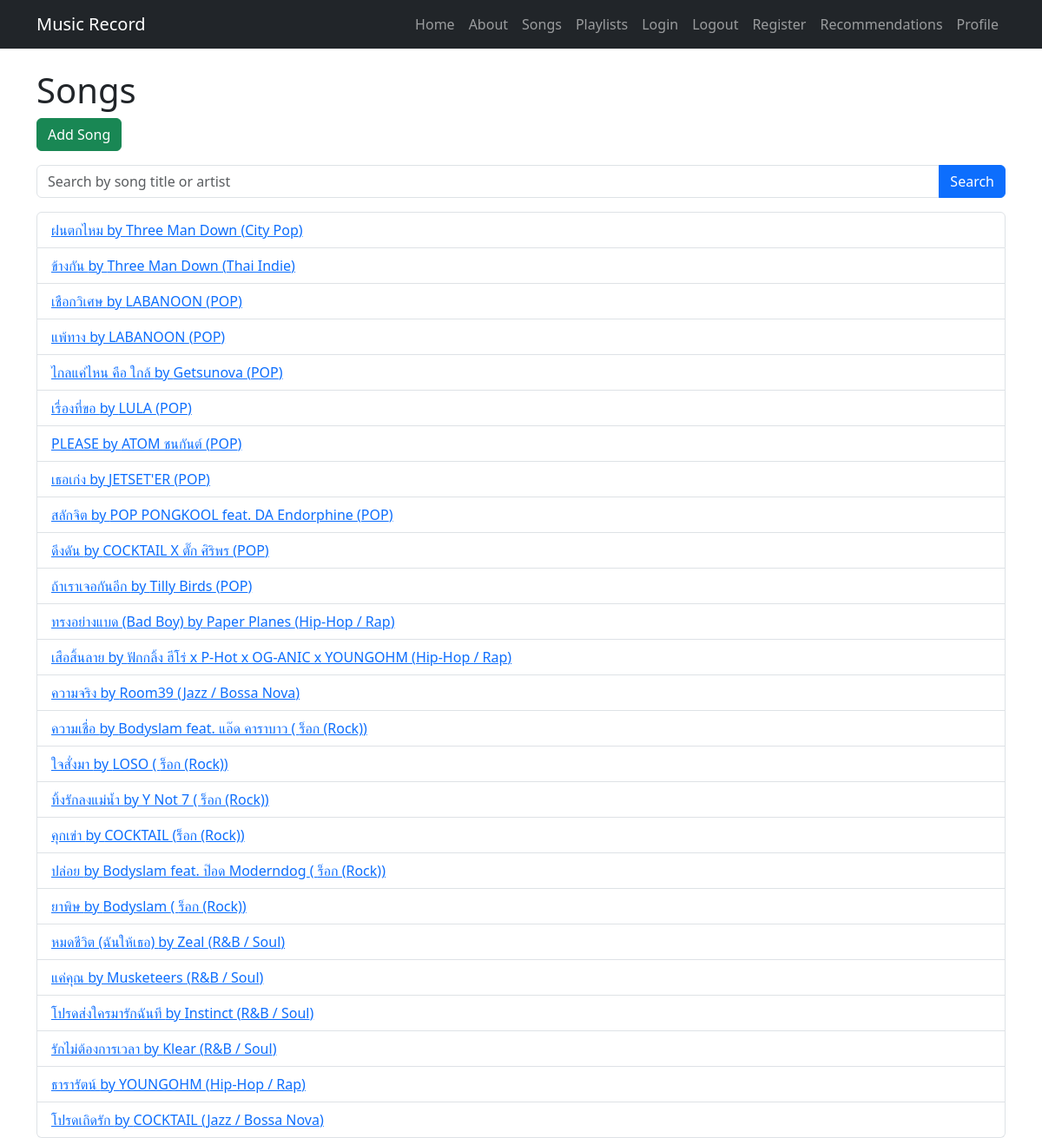
Screenshot of /search with the database file from the repository.
### app/models.py (models this page shows)
class Song(db.Model):
    id = db.Column(db.Integer, primary_key=True)
    title = db.Column(db.String(100), nullable=False)
    artist = db.Column(db.String(100), nullable=False)
    genre = db.Column(db.String(50), nullable=False)
    playlist_id = db.Column(db.Integer, db.ForeignKey('playlist.id'))

### app/routes.py (the view)
@song_routes.route('/search')
def search():
    query = request.args.get('query')  # รับคำค้นหาจาก URL parameter
    if query:
        songs = Song.query.filter(
            (Song.title.contains(query)) | (Song.artist.contains(query))
        ).all()
    else:
        songs = Song.query.all()  # ถ้าไม่มีคำค้นหา ให้แสดงเพลงทั้งหมด
    return render_template('songs.html', songs=songs)

### app/templates/songs.html
{% extends "base.html" %}
{% block content %}
<h1>Songs</h1>
<a href="{{ url_for('song.add_song') }}" class="btn btn-success mb-3">Add Song</a>
<form method="GET" action="{{ url_for('song.search') }}" class="mb-3">
    <div class="input-group">
        <input type="text" name="query" class="form-control" placeholder="Search by song title or artist">
        <button type="submit" class="btn btn-primary">Search</button>
    </div>
</form>
<ul class="list-group">
    {% for song in songs %}
    <li class="list-group-item">
        <a href="{{ url_for('song.song_detail', song_id=song.id) }}">
            {{ song.title }} by {{ song.artist }} ({{ song.genre }})
        </a>
    </li>
    {% endfor %}
</ul>
{% endblock %}

### app/templates/base.html (shortened to what this page needs)
<!DOCTYPE html>
<html lang="en">
<head>
    <link href="https://cdn.jsdelivr.net/npm/bootstrap@5.3.0/dist/css/bootstrap.min.css" rel="stylesheet">
</head>
<body>
    <nav class="navbar navbar-expand-lg navbar-dark bg-dark">
        <div class="container">
            <a class="navbar-brand" href="{{ url_for('main.home') }}">Music Record</a>
            <div class="navbar-nav">
                <a class="nav-link" href="{{ url_for('main.home') }}">Home</a>
                <a class="nav-link" href="{{ url_for('main.about') }}">About</a>
                <a class="nav-link" href="{{ url_for('song.songs') }}">Songs</a>
                <a class="nav-link" href="{{ url_for('playlist.playlists') }}">Playlists</a>
                <a class="nav-link" href="{{ url_for('auth.login') }}">Login</a>
                <a class="nav-link" href="{{ url_for('auth.logout') }}">Logout</a>
                <a class="nav-link" href="{{ url_for('auth.register') }}">Register</a>
                <a class="nav-link" href="{{ url_for('song.recommendations') }}">Recommendations</a>
                <a class="nav-link" href="{{ url_for('auth.profile') }}">Profile</a>
            </div>
        </div>
    </nav>
    <div class="container mt-4">
        {% block content %}{% endblock %}
    </div>
</body>
</html>

### rows the page displays
Song: title "ฝนตกไหม", artist "Three Man Down", genre "City Pop"
Song: title "ข้างกัน", artist "Three Man Down", genre "Thai Indie"
Song: title "เชือกวิเศษ", artist "LABANOON", genre "POP"
Song: title "แพ้ทาง", artist "LABANOON", genre "POP"
Song: title "ไกลแค่ไหน คือ ใกล้", artist "Getsunova", genre "POP"
Song: title "เรื่องที่ขอ", artist "LULA", genre "POP"
Song: title "PLEASE", artist "ATOM ชนกันต์", genre "POP"
Song: title "เธอเก่ง", artist "JETSET'ER", genre "POP"
Song: title "สลักจิต", artist "POP PONGKOOL feat. DA Endorphine", genre "POP"
Song: title "ดึงดัน", artist "COCKTAIL X ตั๊ก ศิริพร", genre "POP"
Song: title "ถ้าเราเจอกันอีก", artist "Tilly Birds", genre "POP"
Song: title "ทรงอย่างแบด (Bad Boy)", artist "Paper Planes", genre "Hip-Hop / Rap"
Song: title "เสือสิ้นลาย", artist "ฟักกลิ้ง ฮีโร่ x P-Hot x OG-ANIC x YOUNGOHM", genre "Hip-Hop / Rap"
Song: title "ความจริง", artist "Room39", genre "Jazz / Bossa Nova"
Song: title "ความเชื่อ", artist "Bodyslam feat. แอ๊ด คาราบาว", genre "ร็อก (Rock)"
Song: title "ใจสั่งมา", artist "LOSO", genre "ร็อก (Rock)"
Song: title "ทิ้งรักลงแม่น้ำ", artist "Y Not 7", genre "ร็อก (Rock)"
Song: title "คุกเข่า", artist "COCKTAIL", genre "ร็อก (Rock)"
Song: title "ปล่อย", artist "Bodyslam feat. ป๊อด Moderndog", genre "ร็อก (Rock)"
Song: title "ยาพิษ", artist "Bodyslam", genre "ร็อก (Rock)"
Song: title "หมดชีวิต (ฉันให้เธอ)", artist "Zeal", genre "R&B / Soul"
Song: title "แค่คุณ", artist "Musketeers", genre "R&B / Soul"
Song: title "โปรดส่งใครมารักฉันที", artist "Instinct", genre "R&B / Soul"
Song: title "รักไม่ต้องการเวลา", artist "Klear", genre "R&B / Soul"
Song: title "ธารารัตน์", artist "YOUNGOHM", genre "Hip-Hop / Rap"
Song: title "โปรดเถิดรัก", artist "COCKTAIL", genre "Jazz / Bossa Nova"
